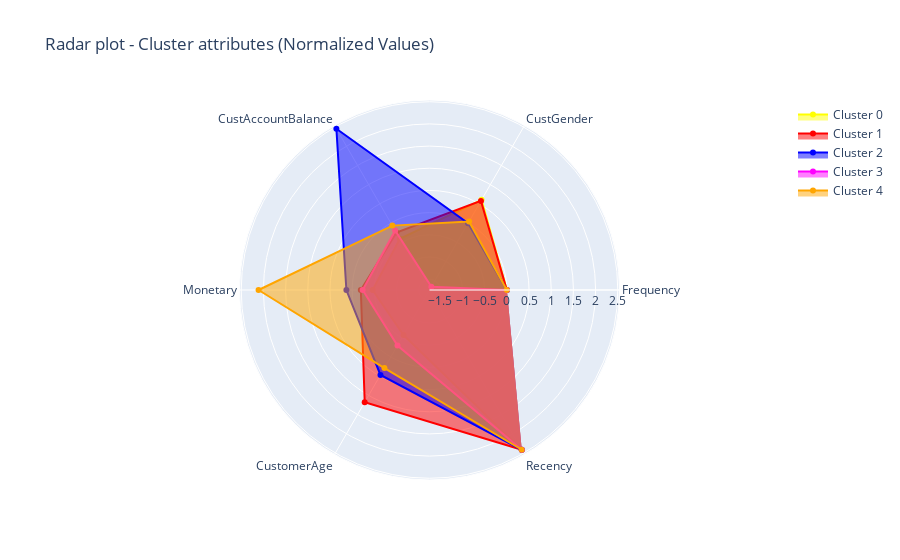

The notebook cell this image was saved under:
### Code cell
# Assuming 'Cluster' is a column in RFM_scaled DataFrame
RFM_scaled['Cluster'] = RFM_scaled['Cluster'].astype(int)

attributes = RFM_scaled.columns[:6]
colors = ['yellow', 'red', 'blue', 'magenta', 'orange']
cluster = ['Cluster 0', 'Cluster 1', 'Cluster 2', 'Cluster 3', 'Cluster 4']

fig = go.Figure()

for index in range(5):
    cluster_data = RFM_scaled.loc[RFM_scaled['Cluster'] == index, attributes]
    mean_values = np.mean(cluster_data, axis=0)
    
    fig.add_trace(go.Scatterpolar(
        r=mean_values.values,  # Ensure 'r' is a NumPy array
        theta=attributes,
        fill='toself',
        name=cluster[index],
        line=dict(color=colors[index]),
        #opacity=0.3,
    ))

fig.update_layout(
    polar=dict(radialaxis=dict(visible=True)),
    showlegend=True,
    title="Radar plot - Cluster attributes (Normalized Values)"
)

fig.show()

### Figure 1 — Plotly figure (JSON) as saved in the notebook; plotly's stock layout.template omitted (floating-point values rounded to 4 significant figures)
{"data": [{"fill": "toself", "line": {"color": "yellow"}, "name": "Cluster 0", "r": [0, 0.6027, -0.4094, -0.4616, -0.5718, 2.414], "theta": ["Frequency", "CustGender", "CustAccountBalance", "Monetary", "CustomerAge", "Recency"], "type": "scatterpolar"}, {"fill": "toself", "line": {"color": "red"}, "name": "Cluster 1", "r": [0, 0.5752, -0.2504, -0.1958, 1.177, 2.414], "theta": ["Frequency", "CustGender", "CustAccountBalance", "Monetary", "CustomerAge", "Recency"], "type": "scatterpolar"}, {"fill": "toself", "line": {"color": "blue"}, "name": "Cluster 2", "r": [0, -0.006273, 2.454, 0.1294, 0.4666, 2.414], "theta": ["Frequency", "CustGender", "CustAccountBalance", "Monetary", "CustomerAge", "Recency"], "type": "scatterpolar"}, {"fill": "toself", "line": {"color": "magenta"}, "name": "Cluster 3", "r": [0, -1.659, -0.1952, -0.2371, -0.2999, 2.414], "theta": ["Frequency", "CustGender", "CustAccountBalance", "Monetary", "CustomerAge", "Recency"], "type": "scatterpolar"}, {"fill": "toself", "line": {"color": "orange"}, "name": "Cluster 4", "r": [0, 0.04016, -0.06824, 2.11, 0.2882, 2.414], "theta": ["Frequency", "CustGender", "CustAccountBalance", "Monetary", "CustomerAge", "Recency"], "type": "scatterpolar"}], "layout": {"polar": {"radialaxis": {"visible": true}}, "showlegend": true, "title": {"text": "Radar plot - Cluster attributes (Normalized Values)"}}}
